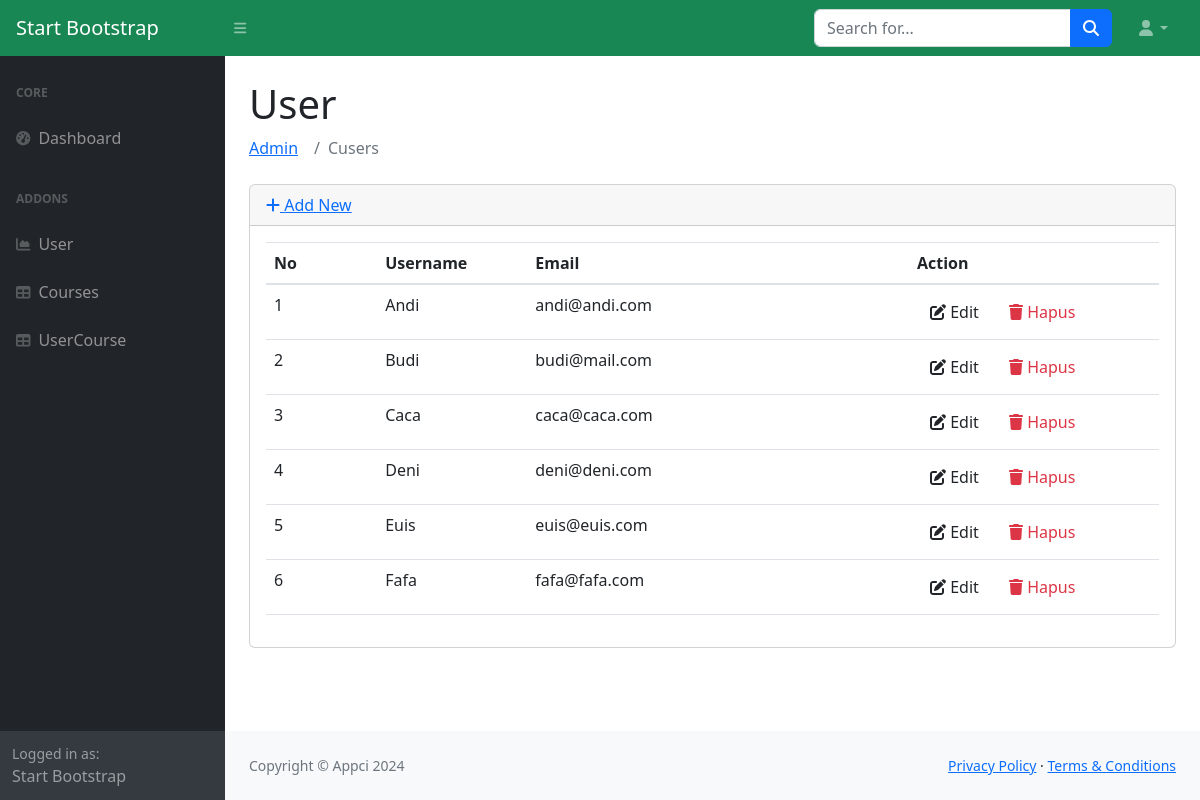
/index.php/admin/cusers, run on the app's committed database.
### tables this page shows
CREATE TABLE `users` (
  `id` int(11) NOT NULL,
  `username` varchar(50) NOT NULL,
  `email` varchar(50) NOT NULL,
  `password` varchar(50) NOT NULL,
  `created_at` timestamp NOT NULL DEFAULT current_timestamp() ON UPDATE current_timestamp(),
  `updated_at` timestamp NOT NULL DEFAULT current_timestamp()
);

### application/controllers/admin/Cusers.php (called while the page is built, shortened)
<?php
class Cusers extends CI_Controller
{
    public function __construct()
    {
        $this->load->model("musers");
        $this->load->library('form_validation');
    }
    public function index()
    {
        $data["users"] = $this->musers->getAll();
        $this->load->view("admin/users/list", $data);
    }
}

### index.php (called while the page is built, shortened)
<?php
require_once BASEPATH.'core/CodeIgniter.php';

### application/models/Musers.php (called while the page is built, shortened)
<?php defined('BASEPATH') OR exit('No direct script access allowed');
class Musers extends CI_Model
{
    private $tb_main = 'users';
    function getAll(){
        return $this->db->get($this->tb_main)->result();
    }
}

### application/views/admin/users/list.php (the view, shortened to what this page needs)
<!DOCTYPE html>
<html lang="en">
<head>
</head>
<body id="sb-nav-fixed">
    <div id="layoutSidenav">
        <div id="layoutSidenav_nav">
        </div>
		<div id="layoutSidenav_content">
        <main>
			<div class="container-fluid px-4">
                <h1 class="mt-4">User</h1>
				<div class="card mb-3">
					<div class="card-header">
						<a href="<?php echo site_url('admin/cusers/add') ?>"><i class="fas fa-plus"></i> Add New</a>
					</div>
					<div class="card-body">
						<div class="table-responsive">
							<table class="table table-hover dttb" id="dataTable" width="100%" cellspacing="0">
								<thead>
									<tr>
                                        <th>No</th>
										<th>Username</th>
										<th>Email</th>
										<th>Action</th>
									</tr>
								</thead>
								<tbody>
									<?php
                                    $no = 1;
                                    foreach ($users as $user): ?>
									<tr>
                                        <td><?= $no++; ?></td>
										<td width="150">
											<?php echo $user->username ?>
										</td>
										<td>
											<?php echo $user->email ?>
										</td>
										<td width="250">
											<a href="<?php echo site_url('admin/cusers/edit/'.$user->id) ?>"
											 class="btn btn-small"><i class="fas fa-edit"></i> Edit</a>
											<a onclick="deleteConfirm('<?php echo site_url('admin/cusers/delete/'.$user->id) ?>')"
											 href="#!" class="btn btn-small text-danger"><i class="fas fa-trash"></i> Hapus</a>
										</td>
									</tr>
									<?php endforeach; ?>
								</tbody>
							</table>
						</div>
					</div>
				</div>
			</div>
        </main>
		</div>
	</div>
</body>
</html>

### data on the page
users: username "Andi", email "andi@andi.com"
users: username "Budi", email "budi@mail.com"
users: username "Caca", email "caca@caca.com"
users: username "Deni", email "deni@deni.com"
users: username "Euis", email "euis@euis.com"
users: username "Fafa", email "fafa@fafa.com"

### other printed values
$segment "Admin"
$segment "Cusers"
SITE_NAME "Appci"
Date('Y') "2024"
